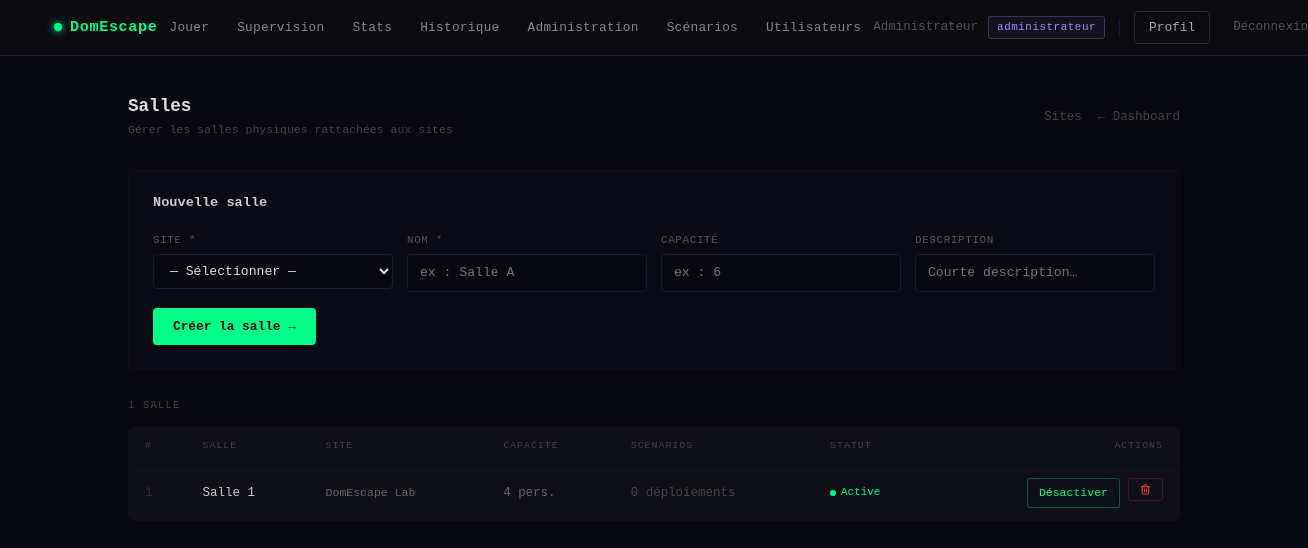
/admin/salles.php (signed in), run on the app's committed database.
### tables this page shows
CREATE TABLE salle (
    id_salle    INT AUTO_INCREMENT PRIMARY KEY,
    id_site     INT          NOT NULL,
    nom_salle   VARCHAR(100) NOT NULL,
    description TEXT,
    capacite    INT,
    actif       BOOLEAN      DEFAULT TRUE,
    cree_le     DATETIME     DEFAULT CURRENT_TIMESTAMP,
    CONSTRAINT fk_salle_site
        FOREIGN KEY (id_site) REFERENCES site(id_site)
        ON DELETE RESTRICT
);

CREATE TABLE site (
    id_site     INT AUTO_INCREMENT PRIMARY KEY,
    nom_site    VARCHAR(100) NOT NULL,
    description TEXT,
    adresse     VARCHAR(255),
    actif       BOOLEAN      DEFAULT TRUE,
    cree_le     DATETIME     DEFAULT CURRENT_TIMESTAMP
);

### core/Auth.php (called while the page is built, shortened)
<?php
class Auth
{
    public static function check(): bool
    {
        return isset($_SESSION['user_id']);
    }
    public static function user(): ?array
    {
        return [
            'id'    => $_SESSION['user_id'],
            'nom'   => $_SESSION['user_nom'],
            'email' => $_SESSION['user_email'],
        ];
    }
    public static function roles(): array
    {
        return $_SESSION['user_roles'] ?? [];
    }
    public static function buildHierarchy(array $assignedRoles): array
    {
        $all = $assignedRoles;
        foreach ($assignedRoles as $role) {
            if (isset(ROLE_HIERARCHY[$role])) {
                foreach (ROLE_HIERARCHY[$role] as $inherited) {
                    if (!in_array($inherited, $all, true)) {
                        $all[] = $inherited;
                    }
                }
            }
        }
        return $all;
    }
}

### admin/salles.php (the view, shortened to what this page needs)
<?php
$pdo     = getDB();
$filtreIdSite = (int)($_GET['id_site'] ?? 0);
$sites = $pdo->query("SELECT id_site, nom_site FROM site WHERE actif = 1 ORDER BY nom_site")->fetchAll();
$whereClause = $filtreIdSite > 0 ? 'WHERE sa.id_site = ' . $filtreIdSite : '';
$salles = $pdo->query("
    SELECT sa.*, si.nom_site,
           COUNT(ss.id_salle_scenario) AS nb_scenarios
    FROM salle sa
    JOIN site si ON si.id_site = sa.id_site
    LEFT JOIN salle_scenario ss ON ss.id_salle = sa.id_salle
    $whereClause
    GROUP BY sa.id_salle
    ORDER BY si.nom_site, sa.nom_salle
")->fetchAll();
$titreSite = '';
?>
<!DOCTYPE html>
<html lang="fr">
<head>
    <link href="/domescape/assets/vendor/bootstrap.min.css" rel="stylesheet">
</head>
<body>
<?php require_once __DIR__ . '/../partials/nav.php'; ?>
<div class="admin-wrap">
    <div class="admin-header">
        <div>
            <h1>Salles<?= $titreSite ? ' — ' . htmlspecialchars($titreSite, ENT_QUOTES, 'UTF-8') : '' ?></h1>
            <p>Gérer les salles physiques rattachées aux sites</p>
        </div>
        <div style="display:flex; gap:16px; align-items:center;">
            <a href="/domescape/admin/sites.php" style="font-size:.78rem; color:#444; text-decoration:none;">Sites</a>
            <a href="/domescape/admin/dashboard.php" style="font-size:.78rem; color:#444; text-decoration:none;">← Dashboard</a>
        </div>
    </div>
    <?php if (empty($sites)): ?>
        <div class="alert-error">Aucun site actif. <a href="/domescape/admin/sites.php">Créez d'abord un site.</a></div>
    <?php else: ?>
    <div class="create-panel">
        <h2>Nouvelle salle</h2>
        <form method="POST">
            <div class="form-row">
                <div class="form-group">
                    <label>Site *</label>
                    <select name="id_site" required>
                        <option value="">— Sélectionner —</option>
                    </select>
                </div>
                <div class="form-group">
                    <label>Nom *</label>
                    <input type="text" name="nom_salle" placeholder="ex : Salle A" maxlength="100" required>
                </div>
                <div class="form-group">
                    <label>Capacité</label>
                    <input type="number" name="capacite" placeholder="ex : 6" min="1" max="50">
                </div>
                <div class="form-group">
                    <label>Description</label>
                    <input type="text" name="description" placeholder="Courte description…" maxlength="500">
                </div>
            </div>
            <button type="submit" class="btn-create">Créer la salle →</button>
        </form>
    </div>
    <?php endif; ?>
    <div class="section-label"><?= count($salles) ?> salle<?= count($salles) != 1 ? 's' : '' ?></div>
    <div class="panel">
        <?php if (empty($salles)): ?>
            <div style="padding:32px; text-align:center; color:#333; font-size:.8rem;">Aucune salle. Créez-en une ci-dessus.</div>
        <?php else: ?>
        <div style="overflow-x:auto;">
        <table>
            <thead>
                <tr>
                    <th>#</th>
                    <th>Salle</th>
                    <th>Site</th>
                    <th>Capacité</th>
                    <th>Scénarios</th>
                    <th>Statut</th>
                    <th style="text-align:right;">Actions</th>
                </tr>
            </thead>
            <tbody>
            <?php foreach ($salles as $sa): ?>
                <tr>
                    <td style="color:#333;"><?= (int)$sa['id_salle'] ?></td>
                    <td style="color:#ccc; font-weight:500;"><?= htmlspecialchars($sa['nom_salle'], ENT_QUOTES, 'UTF-8') ?></td>
                    <td style="color:#666; font-size:.72rem;"><?= htmlspecialchars($sa['nom_site'], ENT_QUOTES, 'UTF-8') ?></td>
                    <td style="color:#666;"><?= $sa['capacite'] ? (int)$sa['capacite'] . ' pers.' : '<span style="color:#333;">—</span>' ?></td>
                    <td style="color:<?= $sa['nb_scenarios'] > 0 ? '#e0e0e0' : '#444' ?>;">
                        <?= (int)$sa['nb_scenarios'] ?> déploiement<?= $sa['nb_scenarios'] != 1 ? 's' : '' ?>
                    </td>
                    <td>
                        <?php if ($sa['actif']): ?>
                            <span class="active-badge"><span class="dot" style="background:#00ff88;"></span><span style="color:#00ff88;">Active</span></span>
                        <?php else: ?>
                            <span class="active-badge"><span class="dot" style="background:#555;"></span><span style="color:#555;">Inactive</span></span>
                        <?php endif; ?>
                    </td>
                    <td>
                        <div style="display:flex; gap:8px; justify-content:flex-end;">
                            <form method="POST" style="display:inline;">
                                <button type="submit" class="btn-action <?= $sa['actif'] ? 'btn-toggle-on' : 'btn-toggle-off' ?>">
                                    <?= $sa['actif'] ? 'Désactiver' : 'Activer' ?>
                                </button>
                            </form>
                            <form method="POST" style="display:inline;" onsubmit="return confirm('Supprimer cette salle ?');">
                                <button type="submit" class="btn-action btn-delete">
                                    <i data-lucide="trash-2" style="width:11px;height:11px;"></i>
                                </button>
                            </form>
                        </div>
                    </td>
                </tr>
            <?php endforeach; ?>
            </tbody>
        </table>
        </div>
        <?php endif; ?>
    </div>
</div>
</body>
</html>

### partials/nav.php (shortened to what this page needs)
<?php
$_nav_user    = Auth::user();
$_nav_roles   = Auth::buildHierarchy(Auth::roles());
$_nav_isAdmin = in_array(ROLE_ADMINISTRATEUR, $_nav_roles, true);
$_nav_isSuperv= in_array(ROLE_SUPERVISEUR,    $_nav_roles, true);
$_nav_uri     = $_SERVER['REQUEST_URI'] ?? '';
function nav_active(string $path): string {
    global $_nav_uri;
    return (strpos($_nav_uri, $path) !== false) ? 'nav-active' : '';
}
?>
<nav class="dn-nav">
  <div class="dn-nav-inner">
    <a href="/domescape/public/<?= $_nav_user ? 'tableau-de-bord.php' : 'connexion.php' ?>" class="dn-brand">
      <span class="dn-brand-dot"></span>DomEscape
    </a>
    <div class="dn-links">
      <?php if ($_nav_user): ?>
        <a href="/domescape/public/index.php"
           class="<?= nav_active('index.php') ?>">Jouer</a>
        <?php if ($_nav_isSuperv): ?>
          <a href="/domescape/public/gamemaster.php"
             class="<?= nav_active('gamemaster.php') ?>">Supervision</a>
          <a href="/domescape/public/stats.php"
             class="<?= nav_active('stats.php') ?>">Stats</a>
          <a href="/domescape/public/historique.php"
             class="<?= nav_active('historique.php') ?>">Historique</a>
        <?php endif; ?>
        <?php if ($_nav_isAdmin): ?>
          <a href="/domescape/admin/dashboard.php"
             class="<?= nav_active('admin/dashboard') ?>">Administration</a>
          <a href="/domescape/admin/scenarios.php"
             class="<?= nav_active('scenarios') ?>">Scénarios</a>
          <a href="/domescape/admin/utilisateurs.php"
             class="<?= nav_active('utilisateurs') ?>">Utilisateurs</a>
        <?php endif; ?>
      <?php endif; ?>
    </div>
    <div class="dn-right">
      <?php if ($_nav_user): ?>
        <span class="dn-username"><?= htmlspecialchars($_nav_user['nom'], ENT_QUOTES, 'UTF-8') ?></span>
        <?php
        $primaryRole = Auth::roles()[0] ?? null;
        if ($primaryRole): ?>
          <span class="dn-role dn-role-<?= htmlspecialchars($primaryRole, ENT_QUOTES, 'UTF-8') ?>">
            <?= htmlspecialchars($primaryRole, ENT_QUOTES, 'UTF-8') ?>
          </span>
        <?php endif; ?>
        <a href="/domescape/public/profil.php"
           class="dn-btn-login <?= nav_active('profil.php') ?>">Profil</a>
        <a href="/domescape/public/deconnexion.php" class="dn-btn-logout">Déconnexion</a>
      <?php else: ?>
        <a href="/domescape/public/connexion.php" class="dn-btn-login">Connexion</a>
        <a href="/domescape/public/inscription.php" class="dn-btn-register">Créer un compte →</a>
      <?php endif; ?>
    </div>
  </div>
</nav>

### admin/salles.php (style rules this page uses)
body { background: #080810; color: #e0e0e0; font-family: 'Courier New', monospace; min-height: 100vh; }
a { color: #00ff88; }
.admin-wrap { max-width: 1100px; margin: 0 auto; padding: 40px 24px 80px; }
.admin-header { display: flex; justify-content: space-between; align-items: center; margin-bottom: 32px; }
.admin-header h1 { font-size: 1.1rem; font-weight: 700; margin: 0; color: #e0e0e0; }
.admin-header p { font-size: .72rem; color: #444; margin: 4px 0 0; }
.section-label { font-size: .65rem; letter-spacing: .12em; color: #444; text-transform: uppercase; margin-bottom: 14px; }
.panel { background: #0f0f18; border: 1px solid #111; border-radius: 6px; margin-bottom: 24px; overflow: hidden; }
table { width: 100%; border-collapse: collapse; font-size: .78rem; }
th { font-size: .62rem; letter-spacing: .1em; color: #444; text-transform: uppercase; padding: 11px 16px; text-align: left; font-weight: normal; border-bottom: 1px solid #0a0a14; }
td { padding: 12px 16px; border-bottom: 1px solid #0a0a14; vertical-align: middle; }
tbody tr:last-child td { border-bottom: none; }
.btn-action { display: inline-flex; align-items: center; gap: 5px; padding: 5px 11px; border: 1px solid; border-radius: 3px; font-size: .72rem; cursor: pointer; background: transparent; font-family: 'Courier New', monospace; transition: all .15s; text-decoration: none; white-space: nowrap; }
.btn-toggle-on { color: #00ff88; border-color: rgba(0,255,136,.3); }
.btn-delete { color: #ff4444; border-color: rgba(255,68,68,.2); }
.active-badge { display: inline-flex; align-items: center; gap: 5px; font-size: .68rem; }
.dot { width: 6px; height: 6px; border-radius: 50%; flex-shrink: 0; }
.create-panel { background: #0a0a14; border: 1px solid #111; border-radius: 6px; padding: 24px; margin-bottom: 28px; }
.create-panel h2 { font-size: .85rem; font-weight: 700; color: #ccc; margin: 0 0 20px; }
.form-row { display: grid; grid-template-columns: 1fr 1fr 1fr 1fr; gap: 14px; margin-bottom: 16px; }
.form-group label { font-size: .68rem; color: #555; letter-spacing: .06em; text-transform: uppercase; display: block; margin-bottom: 6px; }
.form-group input, .form-group select { width: 100%; background: #080810; border: 1px solid #1a1a2e; color: #e0e0e0; font-family: 'Courier New', monospace; font-size: .82rem; padding: 8px 12px; border-radius: 4px; outline: none; transition: border-color .15s; }
.form-group select option { background: #080810; }
.btn-create { background: #00ff88; color: #080810; font-weight: 700; font-size: .8rem; padding: 9px 20px; border: none; border-radius: 4px; cursor: pointer; font-family: 'Courier New', monospace; transition: background .15s; }

### partials/nav.php (style rules this page uses)
.dn-nav { background: #0a0a0f; border-bottom: 1px solid #1a1a2e; height: 56px; display: flex; align-items: center; padding: 0 24px; position: sticky; top: 0; z-index: 1000; font-family: 'Courier New', monospace; }
.dn-nav-inner { display: flex; align-items: center; justify-content: space-between; width: 100%; max-width: 1200px; margin: 0 auto; }
.dn-brand { color: #00ff88; font-weight: 700; font-size: .95rem; text-decoration: none; letter-spacing: .04em; display: flex; align-items: center; gap: 8px; flex-shrink: 0; }
.dn-brand-dot { width: 8px; height: 8px; background: #00ff88; border-radius: 50%; box-shadow: 0 0 8px #00ff88; }
.dn-links { display: flex; align-items: center; gap: 4px; }
.dn-links a { color: #888; text-decoration: none; font-size: .8rem; padding: 6px 12px; border-radius: 4px; transition: color .15s, background .15s; letter-spacing: .02em; }
.dn-right { display: flex; align-items: center; gap: 10px; flex-shrink: 0; }
.dn-role { font-size: .68rem; padding: 2px 8px; border-radius: 3px; border: 1px solid; font-family: 'Courier New', monospace; letter-spacing: .05em; }
.dn-role-administrateur { color: #a78bfa; border-color: rgba(167,139,250,.3); background: rgba(167,139,250,.06); }
.dn-username { font-size: .78rem; color: #555; max-width: 120px; overflow: hidden; text-overflow: ellipsis; white-space: nowrap; }
.dn-btn-login { color: #aaa; text-decoration: none; font-size: .8rem; padding: 6px 14px; border: 1px solid #2a2a3a; border-radius: 4px; transition: border-color .15s, color .15s; }
.dn-btn-logout { color: #555; text-decoration: none; font-size: .78rem; padding: 6px 12px; border: 1px solid transparent; border-radius: 4px; transition: all .15s; }

### data on the page
salle: id_salle "1", nom_salle "Salle 1", id_site.nom_site "DomEscape Lab", capacite "4", nb_scenarios "0", actif 1 (drawn)

### other printed values
$_nav_user['nom'] "Administrateur"
$primaryRole "administrateur"
count($salles) "1"
